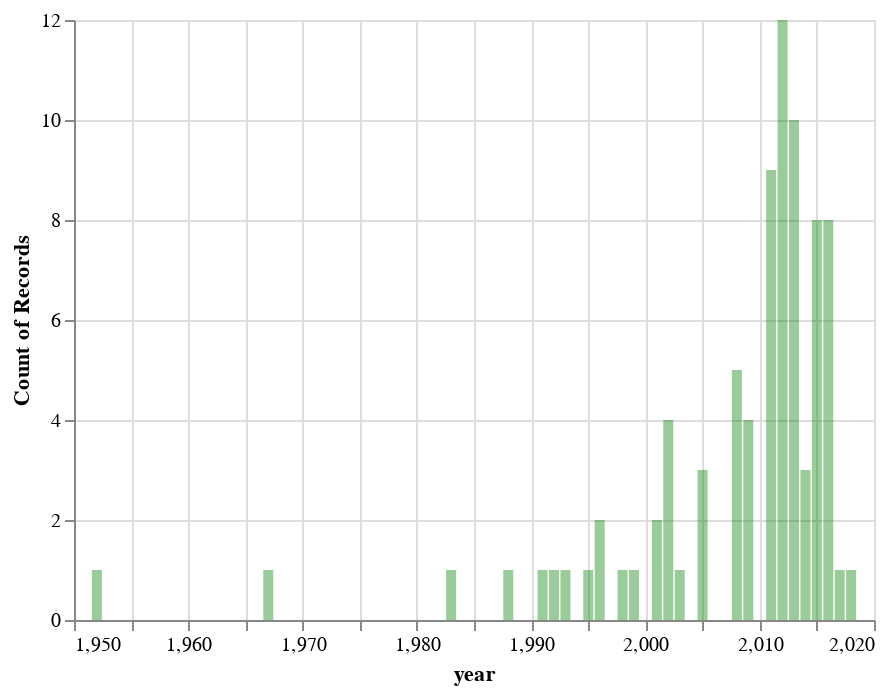

Notebook code for this chart:
### Code cell
alt.Chart(citations_df[citations_df['source_theme'] == 'both']).mark_bar().encode(
    x='year',
    y='count(year)').configure_mark( opacity=0.4, color='green')
